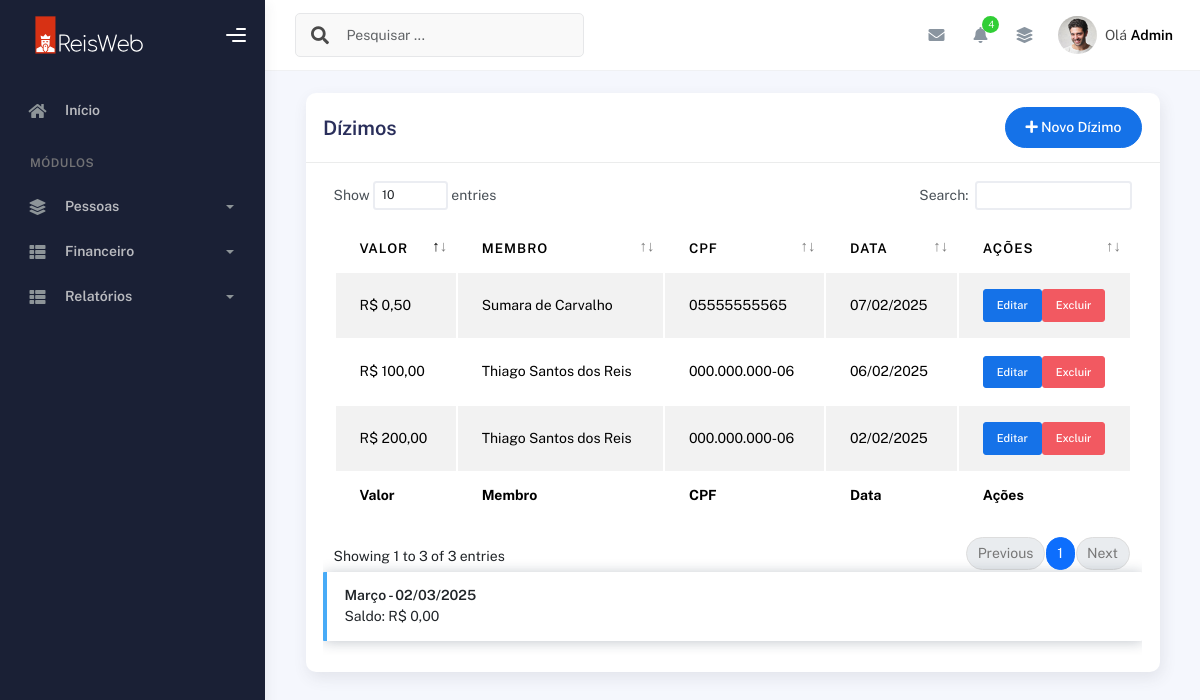
Page /dizimos/ (signed in) on the earlier database version.
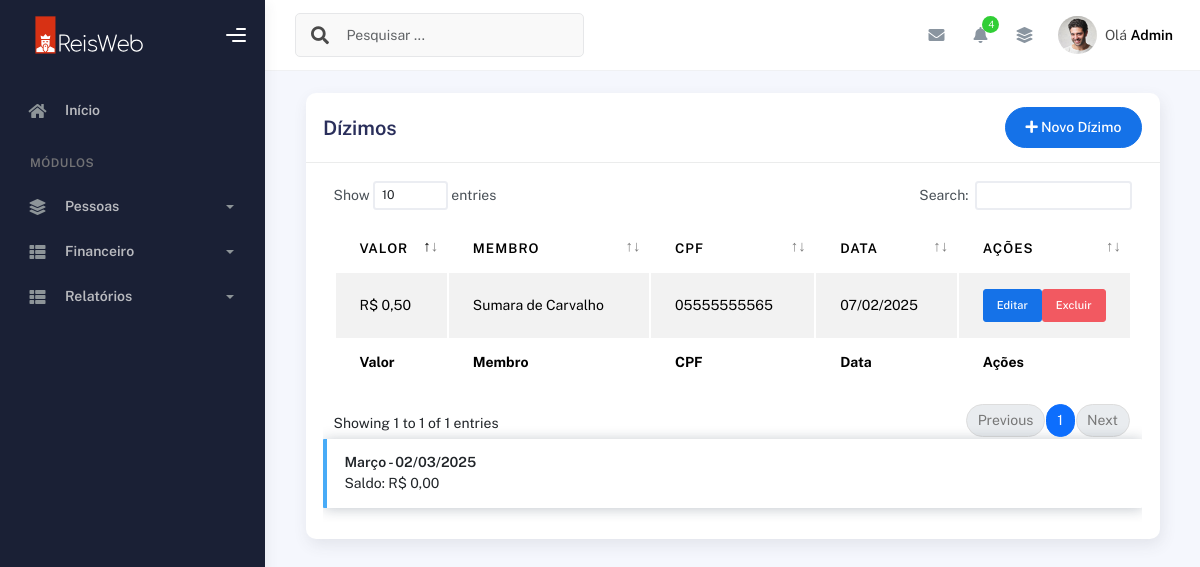
Same page on the later database version.
### plataformadizimos/models.py (models this page shows, shortened)
class Dizimos(models.Model):
    membro = models.ForeignKey(Membros, on_delete=models.CASCADE)
    valor = models.DecimalField(max_digits=10, decimal_places=2)
    data_dizimo = models.DateField(auto_now_add=True)  # Data do dízimo (preenchida automaticamente)

### plataformaigreja/models.py (models this page shows, shortened)
class Membros(models.Model):
    choices_sexo = (('F', 'Feminino'),
                    ('M', 'Masculino'))
    choices_cargo = (('A', 'Auxiliar'),
                     ('C', 'Congregado'),
                     ('Cr', 'Crianças'),
                     ('Da', 'Diaconisa'),
                     ('D', 'Diácono'),
                     ('E', 'Evangelista'),
                     ('J', 'Jovem'),
                     ('Mb', 'Membro'),
                     ('Mi', 'Missionário(a)'),
                     ('Pr', 'Pastor'),
                     ('P', 'Presbítero'))
    nome = models.CharField(max_length=50)
    sexo = models.CharField(max_length=1, choices=choices_sexo)
    cpf = models.CharField(max_length=20, blank=True, null=True)
    email = models.EmailField(blank=True, null=True)
    telefone = models.CharField(max_length=19, blank=True, null=True)
    endereco = models.CharField(max_length=100, blank=True, null=True)
    foto = models.ImageField(upload_to="img_membros", null=True, blank=True)
    data_nascimento = models.DateField(null=True, blank=True)
    data_batismo = models.DateField(null=True, blank=True)
    cargo = models.CharField(max_length=2, choices=choices_cargo)
    pastor = models.ForeignKey(
        User,
        on_delete=models.CASCADE
    )

### plataformadizimos/views.py (the view, shortened to what this page needs)
# urls.py: path('dizimos/', views.dizimos, name='dizimos'),
@login_required(login_url='/usuarios/login')
def dizimos(request):
    data_atual = datetime.now()
    mes_atual = data_atual.month
    ano_atual = data_atual.year
    dizimos = Dizimos.objects.filter(membro__pastor=request.user).order_by("-data_dizimo")
    total_dizimos = Dizimos.objects.filter(
        membro__pastor=request.user,
        data_dizimo__month=mes_atual,
        data_dizimo__year=ano_atual
    ).aggregate(Sum('valor'))['valor__sum'] or 0
    membros = Membros.objects.filter(pastor=request.user)
    return render(request, "dizimos.html", {
        "membros": membros,
        "dizimos": dizimos,
        "total_dizimos": total_dizimos,
        "data_atual": data_atual,
    })

### plataformadizimos/templates/dizimos.html (shortened to what this page needs)
{% extends "bases/base_plataformaigreja.html" %}
{% load static %}
{% block 'conteudo' %}
  <div class="container">
    <div class="page-inner">
      <div class="col-md-12">
        <div class="card">
          <div class="card-header">
            <div class="d-flex align-items-center">
              <h4 class="card-title">Dízimos</h4>
                <button
                  class="btn btn-primary btn-round ms-auto"
                  data-bs-toggle="modal"
                  data-bs-target="#addRowModal"
                >
                  <i class="fa fa-plus"></i>
                  Novo Dízimo
                </button>
            </div>
          </div>
        <div class="card-body">
                    <div class="table-responsive">
                      <table
                        id="add-row"
                        class="display table table-striped table-hover"
                      >
                        <thead>
                          <tr>
                            <th>Valor</th>
                            <th>Membro</th>
                            <th>CPF</th>
                            <th>Data</th>
                            <th style="width: 10%">Ações</th>
                          </tr>
                        </thead>
                        <tfoot>
                          <tr>
                            <th>Valor</th>
                            <th>Membro</th>
                            <th>CPF</th>
                            <th>Data</th>
                            <th>Ações</th>
                          </tr>
                        </tfoot>
                        <tbody>
                          {% for dizimo in dizimos %}
                            <tr>
                              <td>R$ {{ dizimo.valor }}</td>
                              <td>{{ dizimo.membro.nome }}</td>
                              <td>{{dizimo.membro.cpf}}</td>
                              <td>{{ dizimo.data_dizimo|date:"d/m/Y" }}</td>
                              <td>
                                <div class="form-button-action">
                                  <form action="" method="POST" style="display:inline;">
                                  <a href="{% url 'editar_dizimo' dizimo.id %}">
                                  <button
                                    type="button"
                                    title="Editar"
                                    class="btn btn-primary btn-sm editar-dizimo"
                                    data-original-title="Edit Task"
                                  >
                                    Editar
                                  </button>
                                </a>
                              </form>
                                  <form action="{% url 'excluir_dizimo' dizimo.id %}" method="POST" style="display:inline;">
                                    <button
                                      type="submit"
                                      class="btn btn-danger btn-sm"
                                      onclick="return confirm('Tem certeza que deseja excluir este dízimo?')">
                                      Excluir
                                    </button>
                                  </form>
                                </div>
                              </td>
                            </tr>
                          {% endfor %}
                        </tbody>
                      </table>
                      <div class="alert alert-info">
                        <strong>{{ data_atual|date:"F" }} - {{ data_atual|date:"d/m/Y" }}</strong>
                        <br/>Saldo: R$ {{ total_dizimos|floatformat:2 }}
                      </div>
                    </div>
                  </div>
                </div>
              </div>
            </div>
          </div>
        </div>
      </div>
    </div>
{% endblock %}

Differences in the rows shown:
removed Dizimos: valor "100,00", membro.nome "Thiago Santos dos Reis", membro.cpf "000.000.000-06", data_dizimo "06/02/2025"
removed Dizimos: valor "200,00", membro.nome "Thiago Santos dos Reis", membro.cpf "000.000.000-06", data_dizimo "02/02/2025"
Other differences:
text written by a page script: "Show entries Search: Showing 1 to 3 of 3 entries Previous 1 Next" → "Show entries Search: Showing 1 to 1 of 1 entries Previous 1 Next"
